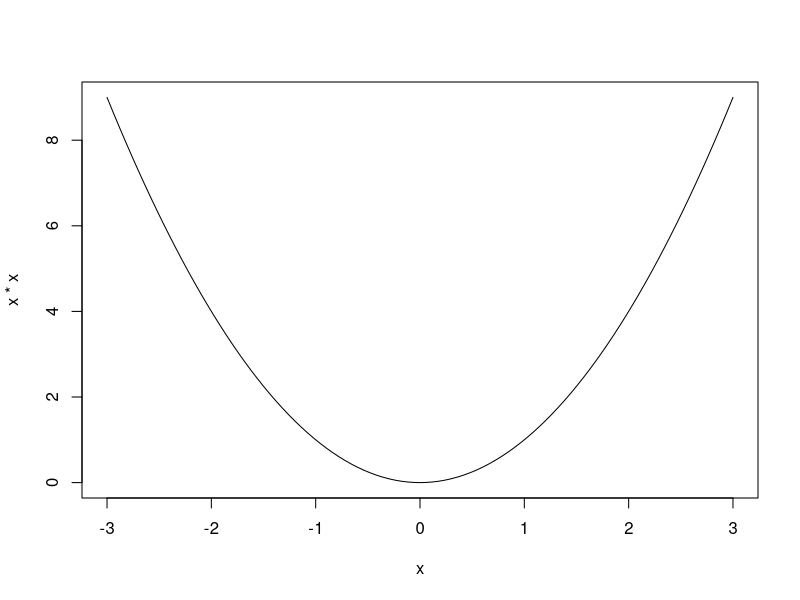
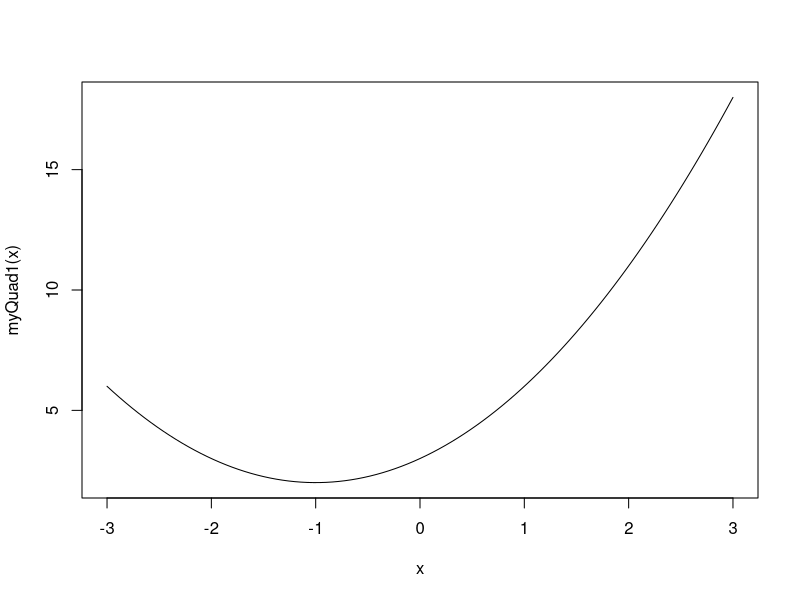
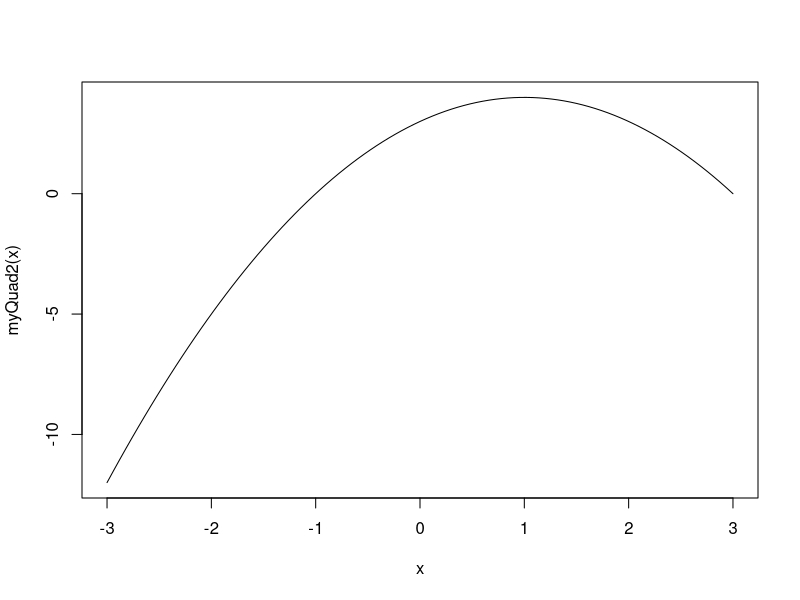
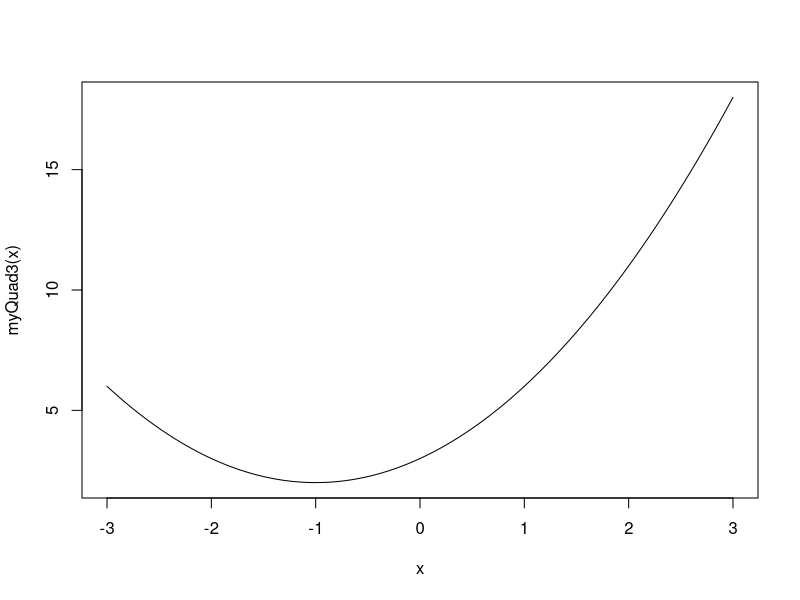

Write R code to recreate these figures, in order.
# R language script for illustrating HOF concepts in R

curve(x*x,-3,3)

myQuad1 = function(x) x*x + 2*x + 3
curve(myQuad1,-3,3)

quadratic = function(a,b,c,x) a*x*x + b*x + c
myQuad2 = function(x) quadratic(-1,2,3,x)
curve(myQuad2,-3,3)

quadFun = function(a,b,c) function(x) quadratic(a,b,c,x)
myQuad3 = quadFun(1,2,3)
curve(myQuad3,-3,3)

# eof


